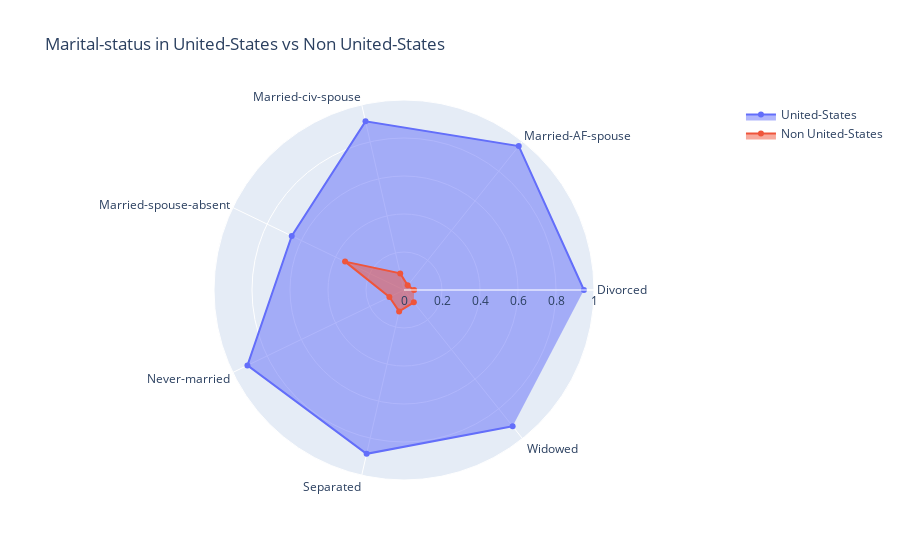
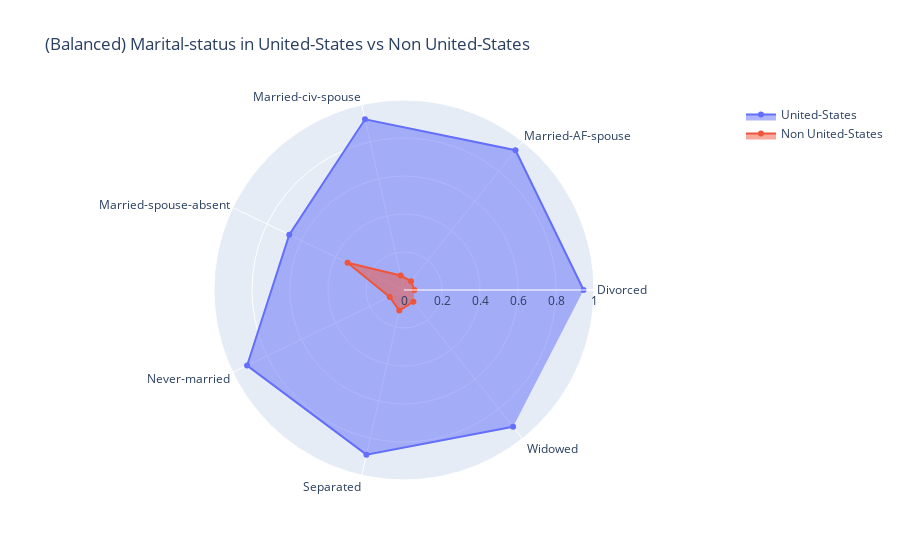

The cell these charts' notebook holds for them, in order:
### Code cell
# Imbalance
spider_graph = go.Figure()
spider_graph.add_trace(go.Scatterpolar(
                    r = marital_categories['United-States'],
                    theta = ['Divorced', 'Married-AF-spouse', 'Married-civ-spouse', 'Married-spouse-absent', 'Never-married', 'Separated',' Widowed' ],
                    fill = 'toself',
                    name = 'United-States'
))

spider_graph.add_trace(go.Scatterpolar(
                    r = marital_categories['Non United-States'],
                    theta = ['Divorced', 'Married-AF-spouse', 'Married-civ-spouse', 'Married-spouse-absent', 'Never-married', 'Separated',' Widowed' ],
                    fill = 'toself',
                    name = 'Non United-States'
))


spider_graph.update_layout(
            polar=dict(
            radialaxis=dict(
                visible = True,
                range = [0, 1]
            ),
            ),
    title_text = 'Marital-status in United-States vs Non United-States',
    showlegend = True
)

# Balanced
bspider_graph = go.Figure()
bspider_graph.add_trace(go.Scatterpolar(
                    r = bmarital_categories['United-States'],
                    theta = ['Divorced', 'Married-AF-spouse', 'Married-civ-spouse', 'Married-spouse-absent', 'Never-married', 'Separated',' Widowed' ],
                    fill = 'toself',
                    name = 'United-States'
))

bspider_graph.add_trace(go.Scatterpolar(
                    r = bmarital_categories['Non United-States'],
                    theta = ['Divorced', 'Married-AF-spouse', 'Married-civ-spouse', 'Married-spouse-absent', 'Never-married', 'Separated',' Widowed' ],
                    fill = 'toself',
                    name = 'Non United-States'
))


bspider_graph.update_layout(
            polar=dict(
            radialaxis=dict(
                visible = True,
                range = [0, 1]
            ),
            ),
    title_text = '(Balanced) Marital-status in United-States vs Non United-States',
    showlegend = True
)

spider_graph.show()
bspider_graph.show()

### Figure 1 — Plotly figure (JSON) as saved in the notebook; plotly's stock layout.template omitted (floating-point values rounded to 4 significant figures)
{"data": [{"fill": "toself", "name": "United-States", "r": [0.947, 0.9688, 0.9103, 0.6558, 0.9145, 0.8845, 0.917], "theta": ["Divorced", "Married-AF-spouse", "Married-civ-spouse", "Married-spouse-absent", "Never-married", "Separated", " Widowed"], "type": "scatterpolar"}, {"fill": "toself", "name": "Non United-States", "r": [0.05304, 0.03125, 0.08967, 0.3442, 0.08549, 0.1155, 0.08301], "theta": ["Divorced", "Married-AF-spouse", "Married-civ-spouse", "Married-spouse-absent", "Never-married", "Separated", " Widowed"], "type": "scatterpolar"}], "layout": {"polar": {"radialaxis": {"range": [0, 1], "visible": true}}, "showlegend": true, "title": {"text": "Marital-status in United-States vs Non United-States"}}}

### Figure 2 — Plotly figure (JSON) as saved in the notebook; plotly's stock layout.template omitted (floating-point values rounded to 4 significant figures)
{"data": [{"fill": "toself", "name": "United-States", "r": [0.9451, 0.9412, 0.9216, 0.6702, 0.9166, 0.8888, 0.9208], "theta": ["Divorced", "Married-AF-spouse", "Married-civ-spouse", "Married-spouse-absent", "Never-married", "Separated", " Widowed"], "type": "scatterpolar"}, {"fill": "toself", "name": "Non United-States", "r": [0.0549, 0.05882, 0.07837, 0.3298, 0.08341, 0.1112, 0.07923], "theta": ["Divorced", "Married-AF-spouse", "Married-civ-spouse", "Married-spouse-absent", "Never-married", "Separated", " Widowed"], "type": "scatterpolar"}], "layout": {"polar": {"radialaxis": {"range": [0, 1], "visible": true}}, "showlegend": true, "title": {"text": "(Balanced) Marital-status in United-States vs Non United-States"}}}
